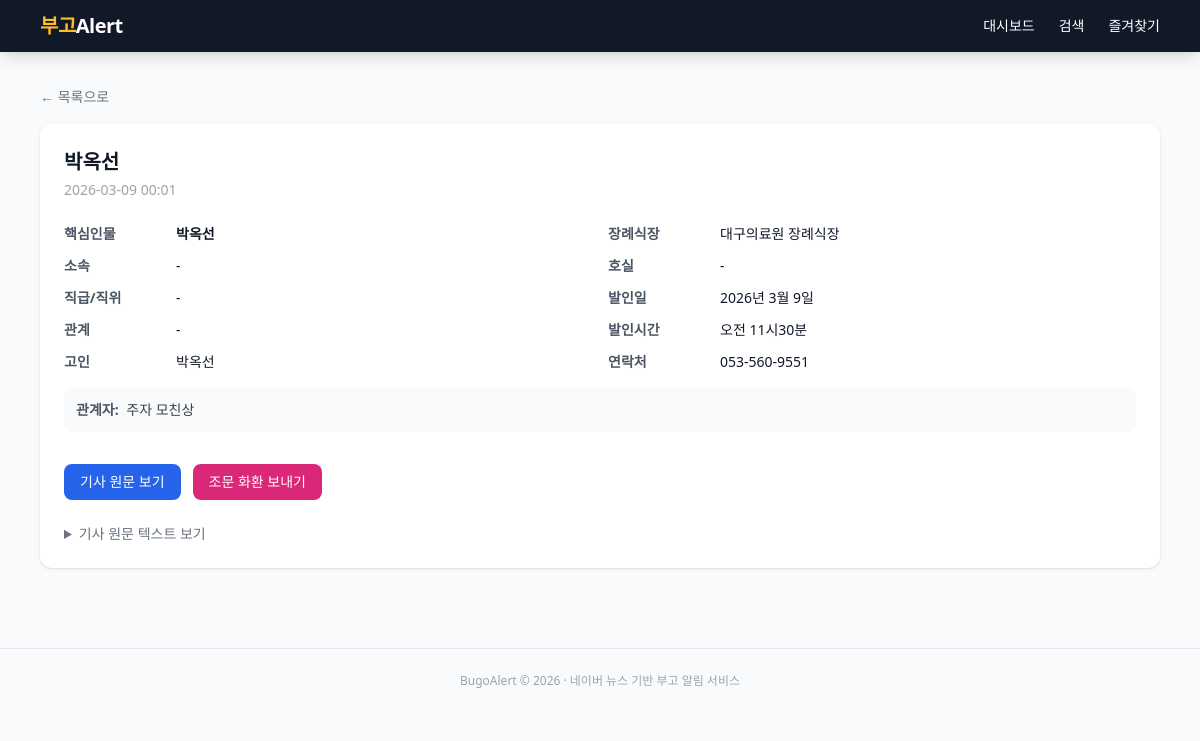
The page /obituary/405 on the database its author committed.
### app/models.py (models this page shows)
class Obituary(Base):
    __tablename__ = "obituaries"
    id = Column(Integer, primary_key=True, autoincrement=True)
    source_url = Column(String(512), nullable=False)
    title = Column(String(512), nullable=False)
    key_person = Column(String(100))
    organization = Column(String(200))
    position = Column(String(200))
    deceased_name = Column(String(100))
    deceased_age = Column(String(50))
    relationship = Column(String(100))
    related_persons = Column(Text)
    funeral_hall = Column(String(200))
    room_number = Column(String(50))
    funeral_date = Column(String(100))
    funeral_time = Column(String(50))
    contact = Column(String(100))
    remarks = Column(Text)
    raw_text = Column(Text)
    published_at = Column(DateTime)
    created_at = Column(DateTime, default=datetime.utcnow)
    dedup_key = Column(String(200), unique=True, nullable=True)
    __table_args__ = (
        Index("ix_obituaries_key_person", "key_person"),
        Index("ix_obituaries_org", "organization"),
        Index("ix_obituaries_published", "published_at"),
        Index("ix_obituaries_dedup", "dedup_key"),
        Index("ix_obituaries_source_url", "source_url"),
    )

### app/routers/obituaries.py (the view)
@router.get("/obituary/{obituary_id}")
async def detail(
    request: Request,
    obituary_id: int,
    db: Session = Depends(get_db),
):
    obit = db.query(Obituary).filter(Obituary.id == obituary_id).first()
    if obit is None:
        raise HTTPException(status_code=404, detail="부고를 찾을 수 없습니다")
    return request.app.state.templates.TemplateResponse(
        "detail.html",
        {"request": request, "obit": obit},
    )

### app/templates/detail.html (shortened to what this page needs)
{% extends "base.html" %}
{% block content %}
{% if obit %}
<div class="mb-4">
  <a href="/" class="text-sm text-gray-500 hover:text-gray-700">&larr; 목록으로</a>
</div>
<div class="bg-white rounded-xl shadow p-6">
  <h1 class="text-xl font-bold mb-1">
    {{ obit.key_person or '부고' }}
  </h1>
  <p class="text-sm text-gray-400 mb-6">{{ obit.published_at.strftime('%Y-%m-%d %H:%M') if obit.published_at else '' }}</p>
  <div class="grid grid-cols-1 md:grid-cols-2 gap-4 text-sm">
    <div class="space-y-3">
      <div class="flex">
        <span class="font-semibold text-gray-600 w-28 shrink-0">핵심인물</span>
        <span class="font-bold">{{ obit.key_person or '-' }}</span>
      </div>
      <div class="flex">
        <span class="font-semibold text-gray-600 w-28 shrink-0">소속</span>
        <span>{{ obit.organization or '-' }}</span>
      </div>
      <div class="flex">
        <span class="font-semibold text-gray-600 w-28 shrink-0">직급/직위</span>
        <span>{{ obit.position or '-' }}</span>
      </div>
      <div class="flex">
        <span class="font-semibold text-gray-600 w-28 shrink-0">관계</span>
        <span>{{ obit.relationship or '-' }}</span>
      </div>
      <div class="flex">
        <span class="font-semibold text-gray-600 w-28 shrink-0">고인</span>
        <span>{{ obit.deceased_name or '-' }}{% if obit.deceased_age %} (향년 {{ obit.deceased_age }}){% endif %}</span>
      </div>
    </div>
    <div class="space-y-3">
      <div class="flex">
        <span class="font-semibold text-gray-600 w-28 shrink-0">장례식장</span>
        <span>{{ obit.funeral_hall or '-' }}</span>
      </div>
      <div class="flex">
        <span class="font-semibold text-gray-600 w-28 shrink-0">호실</span>
        <span>{{ obit.room_number or '-' }}</span>
      </div>
      <div class="flex">
        <span class="font-semibold text-gray-600 w-28 shrink-0">발인일</span>
        <span>{{ (obit.funeral_date or '-')|format_funeral_date_full }}</span>
      </div>
      <div class="flex">
        <span class="font-semibold text-gray-600 w-28 shrink-0">발인시간</span>
        <span>{{ obit.funeral_time or '-' }}</span>
      </div>
      <div class="flex">
        <span class="font-semibold text-gray-600 w-28 shrink-0">연락처</span>
        <span>{{ obit.contact or '-' }}</span>
      </div>
    </div>
  </div>
  {% if obit.related_persons %}
  <div class="mt-4 p-3 bg-gray-50 rounded-lg text-sm">
    <span class="font-semibold text-gray-600">관계자:</span>
    <span class="text-gray-700 ml-1">{{ obit.related_persons }}</span>
  </div>
  {% endif %}
  <div class="mt-8 flex flex-wrap gap-3">
    <a href="{{ obit.source_url }}" target="_blank"
       class="px-4 py-2 bg-blue-600 text-white rounded-lg text-sm font-medium hover:bg-blue-700 transition">
      기사 원문 보기
    </a>
    <a href="/flower/order/{{ obit.id }}"
       class="px-4 py-2 bg-pink-600 text-white rounded-lg text-sm font-medium hover:bg-pink-700 transition">
      조문 화환 보내기
    </a>
  </div>
  {% if obit.raw_text %}
  <details class="mt-6">
    <summary class="text-sm text-gray-500 cursor-pointer hover:text-gray-700">기사 원문 텍스트 보기</summary>
  </details>
  {% endif %}
</div>
{% else %}
<div class="text-center py-20 text-gray-400">
  <p class="text-lg">부고를 찾을 수 없습니다</p>
  <a href="/" class="text-blue-500 hover:underline text-sm mt-2 inline-block">목록으로 돌아가기</a>
</div>
{% endif %}
{% endblock %}

### app/templates/base.html (style rules this page uses)
html { font-size: clamp(14px, 2vw, 16px); }
body { font-size: 1rem; }

### rows shown on the page
Obituary: key_person "박옥선", published_at "2026-03-09 00:01", organization "-", position "-", relationship "-", deceased_name "박옥선", funeral_hall "대구의료원 장례식장", room_number "-", funeral_date "2026년 3월 9일", funeral_time "오전 11시30분", contact "053-560-9551", related_persons "주자 모친상"
